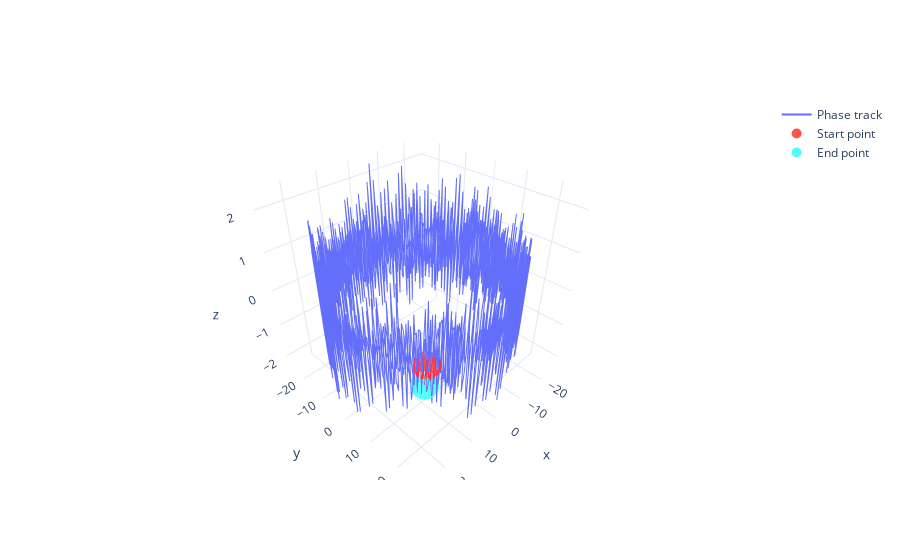

The notebook cell this image was saved under:
### Code cell
plot_phase_track(track2_test)

### Figure 1 — Plotly figure (JSON) as saved in the notebook; plotly's stock layout.template omitted (floating-point values rounded to 4 significant figures; data arrays with more than 128 entries replaced by an {"elided": "..."} marker saying what was removed)
{"data": [{"mode": "lines", "name": "Phase track", "type": "scatter3d", "x": {"elided": "1500 float values"}, "y": {"elided": "1500 float values"}, "z": {"elided": "1500 float values"}}, {"marker": {"color": "rgba(255, 10, 0, .7)", "size": 10}, "mode": "markers", "name": "Start point", "type": "scatter3d", "x": [17.25], "y": [18.81], "z": [-0.1961]}, {"marker": {"color": "rgba(10, 250, 250, .7)", "size": 10}, "mode": "markers", "name": "End point", "type": "scatter3d", "x": [16.92], "y": [17.96], "z": [-0.8075]}], "layout": {}}
